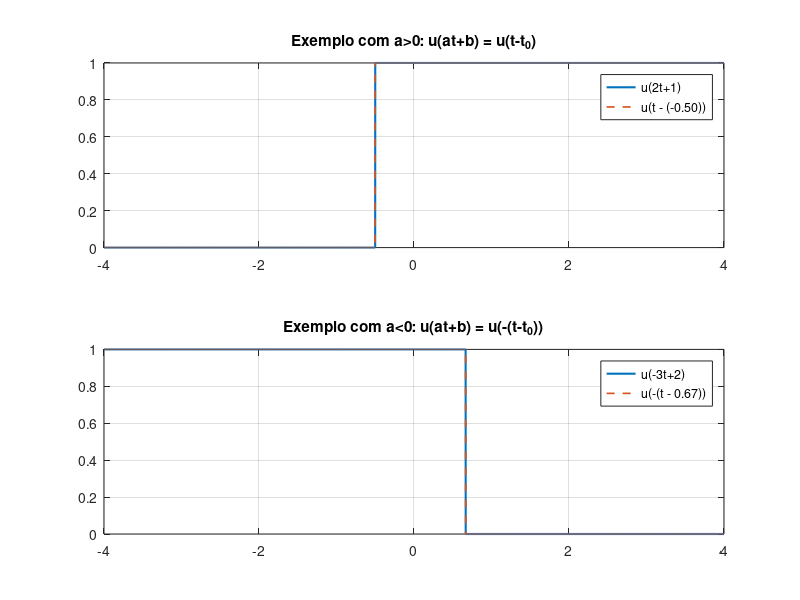

The MATLAB script that drew this image:
% Unit step (Heaviside)
u = @(t) double(t >= 0);
t = -4:0.001:4;

%% Exemplo 1: a > 0  (sem reflexão, só shift)
a1 = 2; 
b1 = 1;
t0_1 = -b1/a1;     
figure;
subplot(2,1,1);
plot(t, u(a1*t + b1), 'LineWidth', 1.5); hold on;
plot(t, u(t - t0_1), '--', 'LineWidth', 1.2);
grid on;
legend('u(2t+1)', sprintf('u(t - (%.2f))', t0_1), ...
       'Location','best');
title('Exemplo com a>0: u(at+b) = u(t-t_0)');

%% Exemplo 2: a < 0  (reflexão + shift)
a2 = -3;
b2 = 2;
t0_2 = -b2/a2;     
subplot(2,1,2);
plot(t, u(a2*t + b2), 'LineWidth', 1.5); hold on;
plot(t, u(-(t - t0_2)), '--', 'LineWidth', 1.2);
grid on;
legend('u(-3t+2)', sprintf('u(-(t - %.2f))', t0_2), ...
       'Location','best');
title('Exemplo com a<0: u(at+b) = u(-(t-t_0))');